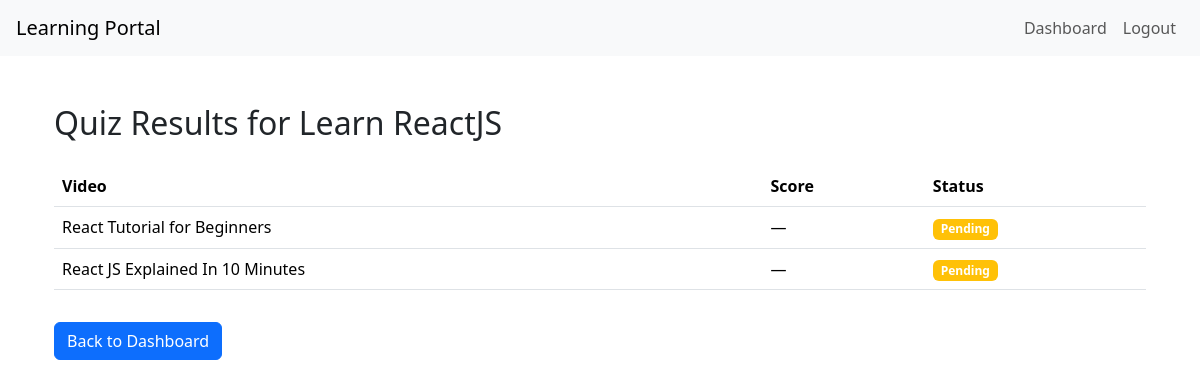
Screenshot of /quiz-results/2/ (signed in) with the database file from the repository.
### main/models.py (models this page shows, shortened)
class Product(models.Model):
    title = models.CharField(max_length=100)
    description = models.TextField()

class Video(models.Model):
    product = models.ForeignKey(Product, on_delete=models.CASCADE, related_name='videos')
    title = models.CharField(max_length=100)
    youtube_url = models.URLField()
    order = models.PositiveIntegerField(default=0)

### main/views.py (the view)
# urls.py: path('quiz-results/<int:product_id>/', views.quiz_results_view, name='quiz_results'),
@login_required
def quiz_results_view(request, product_id):
    product = get_object_or_404(Product, id=product_id)
    videos = product.videos.all()
    results = []
    for video in videos:
        submission = QuizSubmission.objects.filter(user=request.user, video=video).first()
        results.append({
            'video': video,
            'score': submission.score if submission else None,
            'submitted': submission is not None
        })
    return render(request, 'quiz_results.html', {
        'product': product,
        'results': results
    })

### main/templates/quiz_results.html
{% extends "base.html" %}
{% block content %}
<div class="container mt-5">
    <h2>Quiz Results for {{ product.title }}</h2>
    <table class="table mt-4">
        <thead>
            <tr>
                <th>Video</th>
                <th>Score</th>
                <th>Status</th>
            </tr>
        </thead>
        <tbody>
            {% for item in results %}
            <tr>
                <td>{{ item.video.title }}</td>
                <td>
                    {% if item.submitted %}
                        {{ item.score }}
                    {% else %}
                        —
                    {% endif %}
                </td>
                <td>
                    {% if item.submitted %}
                        <span class="badge bg-success">Submitted</span>
                    {% else %}
                        <span class="badge bg-warning">Pending</span>
                    {% endif %}
                </td>
            </tr>
            {% endfor %}
        </tbody>
    </table>
    <a href="{% url 'dashboard' %}" class="btn btn-primary mt-3">Back to Dashboard</a>
</div>
{% endblock %}

### rows the page displays
Product: title "Learn ReactJS"
Video: video "React Tutorial for Beginners"
Video: video "React JS Explained In 10 Minutes"
